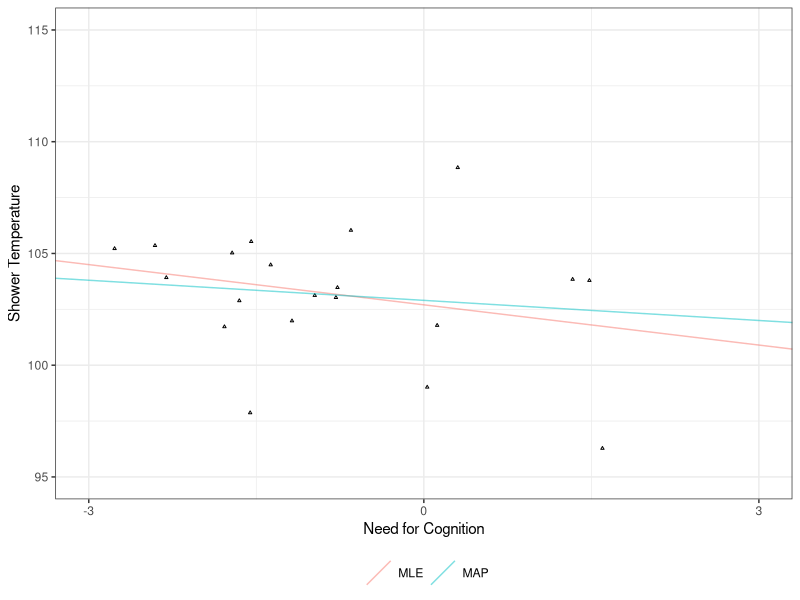
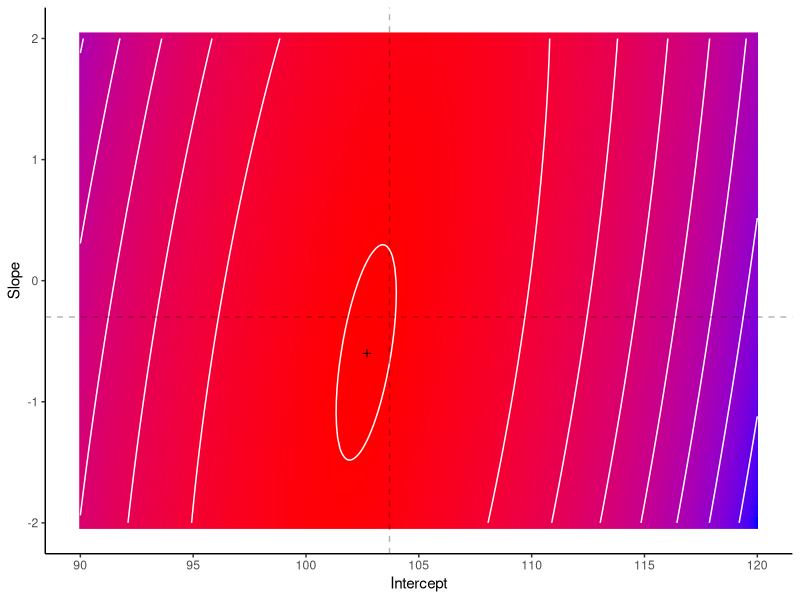
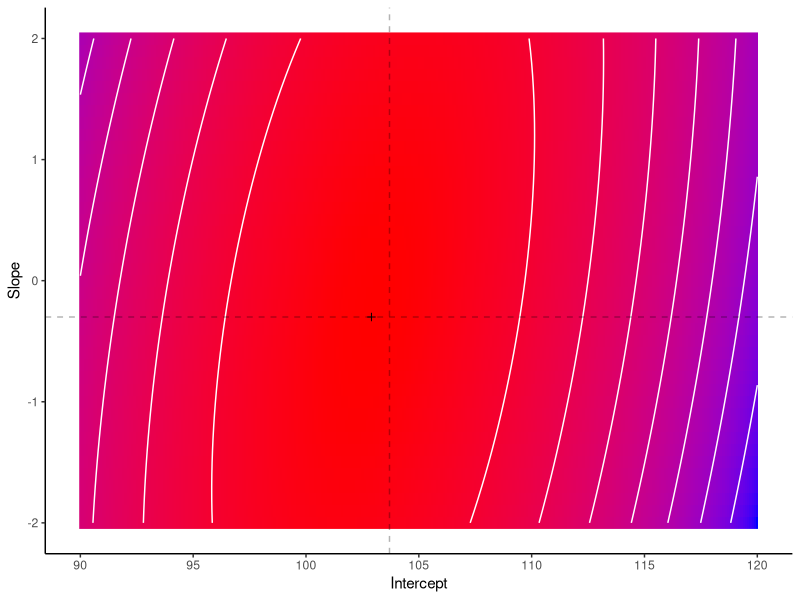
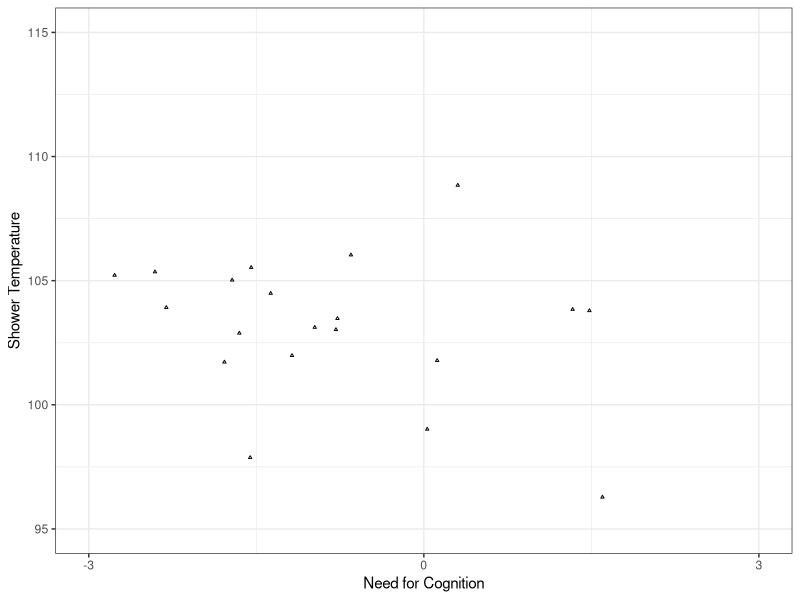

Here is the R script that generated these plots, in order:
set.seed(314)
library(tidyverse)
theme_set(theme_bw())

n <- 20 # number of data points
xmin <- -3
xmax <- 3
b0 <- 103.7
b1 <- -.3
epsilon <- 3

data <- tibble(
   x = runif(n, xmin, xmax),
   y = b0 + b1 * x + rnorm(n, sd = epsilon)
)

reg_scatter <- ggplot(data, aes(x, y)) +
   geom_point(size = .5, shape = 2) +
   scale_x_continuous(
      "Need for Cognition",
      limits = c(xmin, xmax), breaks = c(xmin, 0, xmax)
   ) +
   scale_y_continuous("Shower Temperature", limits = c(95, 115))


## Likelihood ##
log_likelihood <- function(data, b0, b1, epsilon) {
   sum(dnorm(data$y, b0 + b1 * data$x, epsilon, log = TRUE))
}

# Note: We assume epsilon is known.
params <- crossing(b0 = seq(90, 120, .1), b1 = seq(-2, 2, .1))
results <- params %>%
   mutate(
      log_likelihood = pmap_dbl(params, ~log_likelihood(data, .x, .y, epsilon = epsilon))
   )

# Plot likelihood surface
reg_lik_surface <- ggplot(results, aes(b0, b1)) +
   geom_raster(aes(fill = log_likelihood)) +
   geom_contour(aes(z = log_likelihood), color = "white") +
   geom_point(data = filter(results, log_likelihood == max(log_likelihood)), shape = 3) +
   geom_vline(xintercept = b0, linetype = "dashed", alpha = .3) +
   geom_hline(yintercept = b1, linetype = "dashed", alpha = .3) +
   scale_fill_gradient(low = "blue", high = "red") +
   scale_x_continuous("Intercept", breaks = seq(90, 120, 5)) +
   scale_y_continuous("Slope", breaks = -2:2) +
   theme_classic() +
   theme(legend.position = "none")

## Prior ##
mean_b0 <- 105 # known average shower temperature
sd_b0 <- 5
mean_b1 <- 0
sd_b1 <- .5

## Posterior ##
results <- results %>%
   mutate(
      log_posterior = log_likelihood +
         dnorm(b0, mean_b0, sd_b0, log = TRUE) + # prior on b0
         dnorm(b1, mean_b1, sd_b1, log = TRUE)   # prior on b1
   )

# Plot posterior surface
reg_posterior_surface <- ggplot(results, aes(b0, b1)) +
   geom_raster(aes(fill = log_posterior)) +
   geom_contour(aes(z = log_posterior), color = "white") +
   geom_point(data = filter(results, log_posterior == max(log_posterior)), shape = 3) +
   geom_vline(xintercept = b0, linetype = "dashed", alpha = .3) +
   geom_hline(yintercept = b1, linetype = "dashed", alpha = .3) +
   scale_fill_gradient(low = "blue", high = "red") +
   scale_x_continuous("Intercept", breaks = seq(90, 120, 5)) +
   scale_y_continuous("Slope", breaks = -2:2) +
   theme_classic() +
   theme(legend.position = "none")


# Replot data with MLE and MAP fits
reg_fit <- ggplot(data, aes(x, y)) +
   geom_point(size = .5, shape = 2) +
   geom_abline(
      aes(intercept = b0, slope = b1, color = est_type), alpha = .5,
      data = results %>%
         mutate(
            est_type = case_when(
               log_likelihood == max(log_likelihood) ~ "MLE",
               log_posterior == max(log_posterior) ~ "MAP",
               TRUE ~ "NA"
            ) %>%
               fct_relevel("MLE")
         ) %>%
         filter(est_type != "NA")
   ) +
   scale_x_continuous(
      "Need for Cognition",
      limits = c(xmin, xmax), breaks = c(xmin, 0, xmax)
   ) +
   scale_y_continuous("Shower Temperature", limits = c(95, 115)) +
   scale_color_discrete(element_blank()) +
   theme(legend.position = "bottom")
